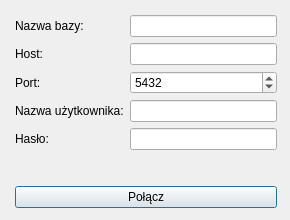
<?xml version="1.0" encoding="UTF-8"?>
<ui version="4.0">
 <class>Polaczenie</class>
 <widget class="QDialog" name="Polaczenie">
  <property name="geometry">
   <rect>
    <x>0</x>
    <y>0</y>
    <width>290</width>
    <height>220</height>
   </rect>
  </property>
  <property name="minimumSize">
   <size>
    <width>290</width>
    <height>220</height>
   </size>
  </property>
  <property name="maximumSize">
   <size>
    <width>290</width>
    <height>220</height>
   </size>
  </property>
  <property name="windowTitle">
   <string>Dialog</string>
  </property>
  <widget class="QWidget" name="">
   <property name="geometry">
    <rect>
     <x>15</x>
     <y>15</y>
     <width>262</width>
     <height>193</height>
    </rect>
   </property>
   <layout class="QVBoxLayout" name="verticalLayout">
    <item>
     <layout class="QFormLayout" name="formLayout">
      <item row="0" column="0">
       <widget class="QLabel" name="label_2">
        <property name="text">
         <string>Nazwa bazy:</string>
        </property>
       </widget>
      </item>
      <item row="0" column="1">
       <widget class="QLineEdit" name="baza"/>
      </item>
      <item row="1" column="0">
       <widget class="QLabel" name="label">
        <property name="text">
         <string>Host:</string>
        </property>
       </widget>
      </item>
      <item row="1" column="1">
       <widget class="QLineEdit" name="host"/>
      </item>
      <item row="2" column="0">
       <widget class="QLabel" name="label_7">
        <property name="text">
         <string>Port:</string>
        </property>
       </widget>
      </item>
      <item row="3" column="0">
       <widget class="QLabel" name="label_6">
        <property name="text">
         <string>Nazwa użytkownika:</string>
        </property>
       </widget>
      </item>
      <item row="3" column="1">
       <widget class="QLineEdit" name="nazwa"/>
      </item>
      <item row="4" column="0">
       <widget class="QLabel" name="label_3">
        <property name="text">
         <string>Hasło:</string>
        </property>
       </widget>
      </item>
      <item row="4" column="1">
       <widget class="QLineEdit" name="haslo">
        <property name="echoMode">
         <enum>QLineEdit::Password</enum>
        </property>
       </widget>
      </item>
      <item row="2" column="1">
       <widget class="QSpinBox" name="port">
        <property name="maximum">
         <number>999999999</number>
        </property>
        <property name="value">
         <number>5432</number>
        </property>
       </widget>
      </item>
     </layout>
    </item>
    <item>
     <widget class="QPushButton" name="polacz">
      <property name="text">
       <string>Połącz</string>
      </property>
     </widget>
    </item>
   </layout>
  </widget>
 </widget>
 <resources/>
 <connections/>
</ui>
